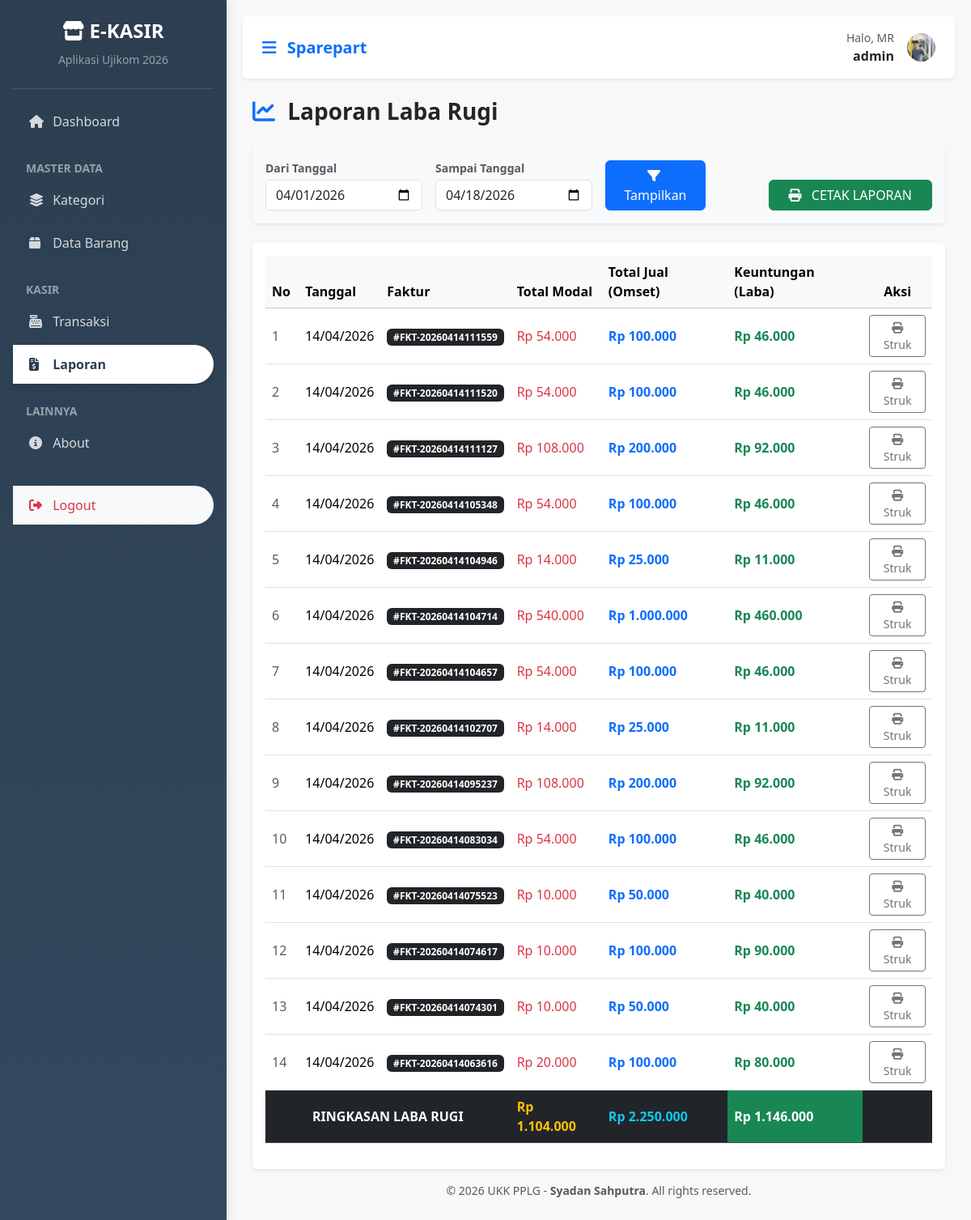
The app's page /media.php?content=laporan (signed in) with its own data.
### tables this page shows
CREATE TABLE `laporan` (
  `id_laporan` int(11) NOT NULL,
  `tanggal` date NOT NULL,
  `faktur` varchar(50) NOT NULL,
  `total_modal` int(11) NOT NULL,
  `total_jual` int(11) NOT NULL,
  `laba` int(11) NOT NULL,
  `uang_bayar` int(11) NOT NULL DEFAULT 0,
  `kembalian` int(11) NOT NULL DEFAULT 0
);

### laporan.php (the view, shortened to what this page needs)
<?php
include $_SERVER['DOCUMENT_ROOT'] . "/syadan/koneksi.php";
$tgl_awal  = isset($_GET['tgl_awal']) ? $_GET['tgl_awal'] : date('Y-m-01');
$tgl_akhir = isset($_GET['tgl_akhir']) ? $_GET['tgl_akhir'] : date('Y-m-d');
?>
<div class="row">
    <div class="col-12">
        <div class="d-flex justify-content-between align-items-center mb-4">
            <h3 class="fw-bold text-dark mb-0">
                <i class="fa-solid fa-chart-line text-primary me-2"></i> Laporan Laba Rugi
            </h3>
        </div>
        <div class="card border-0 shadow-sm mb-4">
            <div class="card-body bg-light rounded">
                <form action="" method="GET">
                    <div class="row align-items-end g-3">
                        <div class="col-md-3">
                            <label class="fw-bold small text-muted mb-1">Dari Tanggal</label>
                            <input type="date" name="tgl_awal" class="form-control" value="<?= $tgl_awal; ?>">
                        </div>
                        <div class="col-md-3">
                            <label class="fw-bold small text-muted mb-1">Sampai Tanggal</label>
                            <input type="date" name="tgl_akhir" class="form-control" value="<?= $tgl_akhir; ?>">
                        </div>
                        <div class="col-md-2">
                            <button type="submit" class="btn btn-primary w-100">
                                <i class="fa-solid fa-filter me-1"></i> Tampilkan
                            </button>
                        </div>
                        <div class="col-md-4 text-end">
<a href="cetak_laporan.php?tgl_awal=<?= $tgl_awal; ?>&tgl_akhir=<?= $tgl_akhir; ?>" target="_blank" class="btn btn-success px-4">
    <i class="fa-solid fa-print me-2"></i> CETAK LAPORAN
</a>
                        </div>
                    </div>
                </form>
            </div>
        </div>
        <div class="card shadow-sm border-0">
            <div class="card-body">
                <div class="table-responsive">
                    <table class="table table-hover align-middle">
                        <thead class="table-light">
                            <tr>
                                <th width="5%">No</th>
                                <th>Tanggal</th>
                                <th>Faktur</th>
                                <th>Total Modal</th>
                                <th>Total Jual (Omset)</th>
                                <th>Keuntungan (Laba)</th>
                                <th class="text-center">Aksi</th>
                            </tr>
                        </thead>
                        <tbody>
                            <?php
                            $no = 1;
                            $grand_modal = 0;
                            $grand_jual  = 0;
                            $grand_laba  = 0;
                            $query = mysqli_query($koneksi, "SELECT * FROM laporan
                                     WHERE tanggal BETWEEN '$tgl_awal' AND '$tgl_akhir'
                                     ORDER BY id_laporan DESC");
                            while ($data = mysqli_fetch_assoc($query)) :
                                $grand_modal += $data['total_modal'];
                                $grand_jual  += $data['total_jual'];
                                $grand_laba  += $data['laba'];
                            ?>
                            <tr>
                                <td class="text-muted"><?= $no++; ?></td>
                                <td><?= date('d/m/Y', strtotime($data['tanggal'])); ?></td>
                                <td><span class="badge bg-dark">#<?= $data['faktur']; ?></span></td>
                                <td class="text-danger">Rp <?= number_format($data['total_modal'], 0, ',', '.'); ?></td>
                                <td class="fw-bold text-primary">Rp <?= number_format($data['total_jual'], 0, ',', '.'); ?></td>
                                <td class="fw-bold text-success">Rp <?= number_format($data['laba'], 0, ',', '.'); ?></td>
                                <td class="text-center">
                                    <a href="print_struk.php?id=<?= $data['id_laporan']; ?>" target="_blank" class="btn btn-sm btn-outline-secondary">
                                        <i class="fa-solid fa-print"></i> Struk
                                    </a>
                                </td>
                            </tr>
                            <?php endwhile; ?>
                        </tbody>
                        <tfoot class="table-dark">
                            <tr class="fw-bold">
                                <td colspan="3" class="text-center text-uppercase">Ringkasan Laba Rugi</td>
                                <td class="text-warning">Rp <?= number_format($grand_modal, 0, ',', '.'); ?></td>
                                <td class="text-info">Rp <?= number_format($grand_jual, 0, ',', '.'); ?></td>
                                <td class="bg-success text-white">Rp <?= number_format($grand_laba, 0, ',', '.'); ?></td>
                                <td></td>
                            </tr>
                        </tfoot>
                    </table>
                </div>
            </div>
        </div>
    </div>
</div>

### media.php (shortened to what this page needs)
<!doctype html>
<html lang="id">
<head>
    <link href="assets/css/bootstrap.min.css" rel="stylesheet">
    <link href="assets/css/all.min.css" rel="stylesheet">
    <link href="assets/plugins/sweetalert2/sweetalert2.min.css" rel="stylesheet">
</head>
<body>
<div class="d-flex">
    <div class="sidebar p-3" style="width: 280px; flex-shrink: 0;">
        <?php include 'menu.php'; ?>
    </div>
    <div class="content-wrapper d-flex flex-column min-vh-100">
        <nav class="navbar navbar-light bg-white rounded shadow-sm mb-4 px-4 py-3">
            <span class="navbar-brand mb-0 h1 fw-bold text-primary">
                <i class="fa-solid fa-bars me-2"></i> Sparepart
            </span>
            <div class="d-flex align-items-center">
                <div class="me-3 text-end">
                    <small class="text-muted d-block">Halo, MR</small>
                    <span class="fw-bold text-dark">
                        <?= $_SESSION['username'] ?? 'User'; ?>
                    </span>
                </div>
                <img src="admin.jpeg"
     class="rounded-circle"
     width="35"
     height="35"
     style="object-fit: cover; object-position: center;"
     alt="Admin">
            </div>
        </nav>
        <div class="container-fluid flex-grow-1">
            <?php include 'content.php'; ?>
        </div>
        <footer class="mt-auto py-3 text-center text-muted small">
            <?php include 'footer.php'; ?>
        </footer>
    </div>
</div>
</body>
</html>

### menu.php
<?php
$page = $_GET['content'] ?? 'home';
?>
<div class="mb-4 text-center">
    <h4 class="fw-bold mt-2"><i class="fa-solid fa-store"></i> E-KASIR</h4>
    <small class="text-white-50">Aplikasi Ujikom 2026</small>
</div>
<hr class="text-white-50">
<ul class="nav nav-pills flex-column mb-auto">
    <li class="nav-item">
        <a href="media.php?content=home" class="nav-link <?= ($page=='home') ? 'active' : ''; ?>">
            <i class="fa-solid fa-house"></i> Dashboard
        </a>
    </li>
    <li class="nav-item mt-3 mb-1">
        <span class="text-white-50 small text-uppercase fw-bold ms-3">Master Data</span>
    </li>
    <li class="nav-item">
        <a href="media.php?content=kategori" class="nav-link <?= ($page=='kategori') ? 'active' : ''; ?>">
            <i class="fa-solid fa-layer-group"></i> Kategori
        </a>
    </li>
    <li class="nav-item">
        <a href="media.php?content=barang" class="nav-link <?= ($page=='barang') ? 'active' : ''; ?>">
            <i class="fa-solid fa-box"></i> Data Barang
        </a>
    </li>
    <li class="nav-item mt-3 mb-1">
        <span class="text-white-50 small text-uppercase fw-bold ms-3">Kasir</span>
    </li>
    <li class="nav-item">
        <a href="media.php?content=transaksi" class="nav-link <?= ($page=='transaksi') ? 'active' : ''; ?>">
            <i class="fa-solid fa-cash-register"></i> Transaksi
        </a>
    </li>
    <li class="nav-item">
        <a href="media.php?content=laporan" class="nav-link <?= ($page=='laporan') ? 'active' : ''; ?>">
            <i class="fa-solid fa-file-invoice-dollar"></i> Laporan
        </a>
    </li>
    <li class="nav-item mt-3 mb-1">
        <span class="text-white-50 small text-uppercase fw-bold ms-3">Lainnya</span>
    </li>
    <li class="nav-item">
        <a href="media.php?content=about" class="nav-link <?= ($page=='about') ? 'active' : ''; ?>">
            <i class="fa-solid fa-circle-info"></i> About
        </a>
    </li>
    <li class="nav-item mt-4">
        <a href="logout.php" class="nav-link text-danger bg-light" onclick="return confirm('Yakin ingin keluar?');">
            <i class="fa-solid fa-right-from-bracket"></i> Logout
        </a>
    </li>
</ul>

### content.php (shortened to what this page needs)
<?php
if (isset($_GET['content'])) {
    $page = $_GET['content'];
    switch ($page) {
        case 'laporan':
            include 'content/laporan.php';
            break;
    }
} else {
    include 'content/home.php';
}
?>

### footer.php
<div class="container">
    <span>&copy; 2026 UKK PPLG - <strong>Syadan Sahputra</strong>. All rights reserved.</span>
</div>

### media.php (style rules this page uses)
body { background-color:rgb(248, 248, 248); font-family: 'Segoe UI', sans-serif; overflow-x: hidden; }
.sidebar { min-height: 100vh; background: linear-gradient(180deg, #2c3e50 0%, #34495e 100%); box-shadow: 2px 0 10px rgba(0,0,0,0.1); color: #fff; transition: all 0.3s; }
.sidebar .nav-link { color: rgba(255,255,255,0.8); padding: 12px 20px; margin-bottom: 5px; border-radius: 0 25px 25px 0; transition: 0.3s; }
.sidebar .nav-link:hover, .sidebar .nav-link.active { background-color: #fff; color: #2c3e50; font-weight: bold; box-shadow: 0 4px 6px rgba(0,0,0,0.1); }
.sidebar .nav-link i { width: 25px; }
.content-wrapper { width: 100%; padding: 20px; }

### records on screen
laporan: tanggal "14/04/2026", faktur "FKT-20260414111559", total_modal "54.000", total_jual "100.000", laba "46.000"
laporan: tanggal "14/04/2026", faktur "FKT-20260414111520", total_modal "54.000", total_jual "100.000", laba "46.000"
laporan: tanggal "14/04/2026", faktur "FKT-20260414111127", total_modal "108.000", total_jual "200.000", laba "92.000"
laporan: tanggal "14/04/2026", faktur "FKT-20260414105348", total_modal "54.000", total_jual "100.000", laba "46.000"
laporan: tanggal "14/04/2026", faktur "FKT-20260414104946", total_modal "14.000", total_jual "25.000", laba "11.000"
laporan: tanggal "14/04/2026", faktur "FKT-20260414104714", total_modal "540.000", total_jual "1.000.000", laba "460.000"
laporan: tanggal "14/04/2026", faktur "FKT-20260414104657", total_modal "54.000", total_jual "100.000", laba "46.000"
laporan: tanggal "14/04/2026", faktur "FKT-20260414102707", total_modal "14.000", total_jual "25.000", laba "11.000"
laporan: tanggal "14/04/2026", faktur "FKT-20260414095237", total_modal "108.000", total_jual "200.000", laba "92.000"
laporan: tanggal "14/04/2026", faktur "FKT-20260414083034", total_modal "54.000", total_jual "100.000", laba "46.000"
laporan: tanggal "14/04/2026", faktur "FKT-20260414075523", total_modal "10.000", total_jual "50.000", laba "40.000"
laporan: tanggal "14/04/2026", faktur "FKT-20260414074617", total_modal "10.000", total_jual "100.000", laba "90.000"
laporan: tanggal "14/04/2026", faktur "FKT-20260414074301", total_modal "10.000", total_jual "50.000", laba "40.000"
laporan: tanggal "14/04/2026", faktur "FKT-20260414063616", total_modal "20.000", total_jual "100.000", laba "80.000"

### other values on screen
$_SESSION['username'] "admin"
$grand_modal "1.104.000"
$grand_jual "2.250.000"
$grand_laba "1.146.000"
